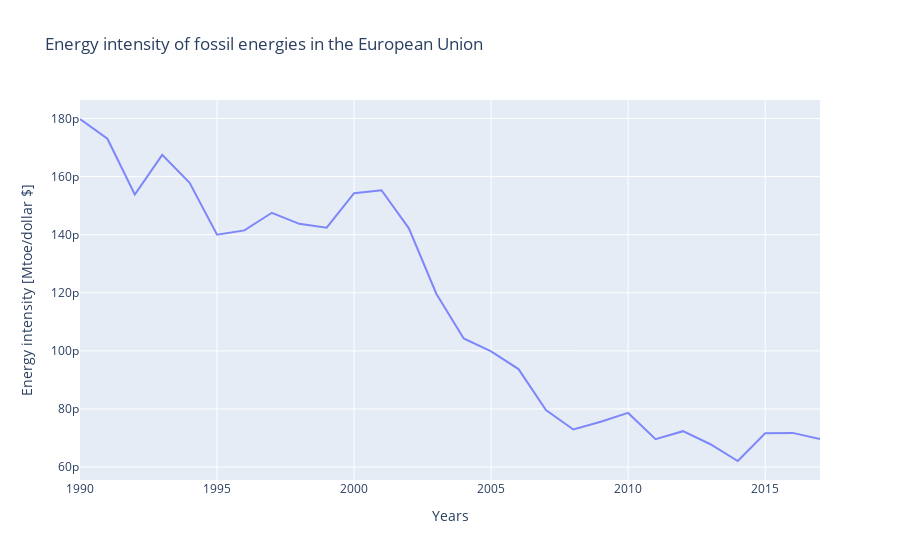

Here is the notebook cell this chart was saved with:
### Code cell
data = [energy_intensity]
name_columns = ["Energy intensity"]
title = "Energy intensity of fossil energies in the European Union"
y_title = "Energy intensity [Mtoe/dollar $]"
visualize(data, name_columns, title, y_title, show=True)

### Figure 1 — Plotly figure (JSON) as saved in the notebook; plotly's stock layout.template omitted (floating-point values rounded to 4 significant figures)
{"data": [{"name": "Energy intensity", "opacity": 0.8, "type": "scatter", "x": [1990, 1991, 1992, 1993, 1994, 1995, 1996, 1997, 1998, 1999, 2000, 2001, 2002, 2003, 2004, 2005, 2006, 2007, 2008, 2009, 2010, 2011, 2012, 2013, 2014, 2015, 2016, 2017], "y": [1.798e-10, 1.73e-10, 1.538e-10, 1.675e-10, 1.579e-10, 1.4e-10, 1.415e-10, 1.475e-10, 1.437e-10, 1.424e-10, 1.543e-10, 1.553e-10, 1.422e-10, 1.197e-10, 1.043e-10, 9.981e-11, 9.372e-11, 7.96e-11, 7.294e-11, 7.559e-11, 7.863e-11, 6.962e-11, 7.235e-11, 6.785e-11, 6.208e-11, 7.166e-11, 7.176e-11, 6.96e-11]}], "layout": {"legend": {"orientation": "v"}, "title": {"text": "Energy intensity of fossil energies in the European Union"}, "xaxis": {"title": {"text": "Years"}}, "yaxis": {"title": {"text": "Energy intensity [Mtoe/dollar $]"}}}}
